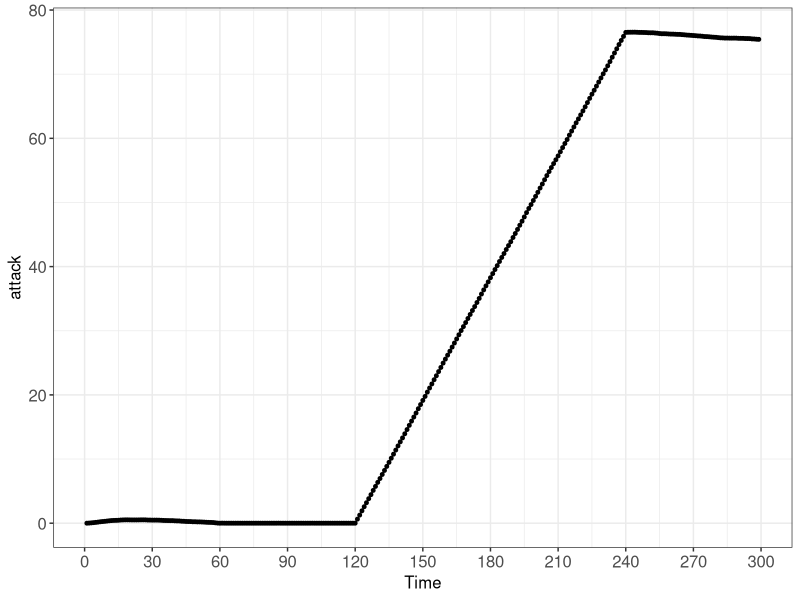
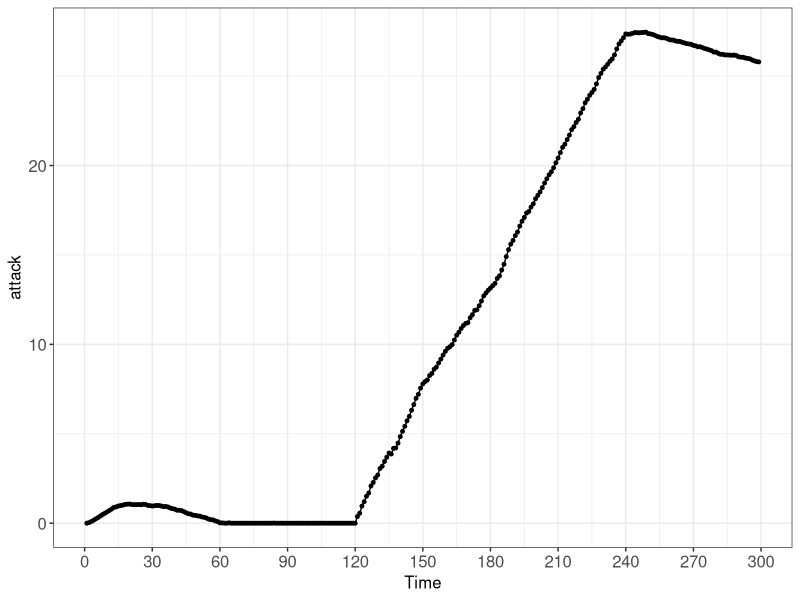
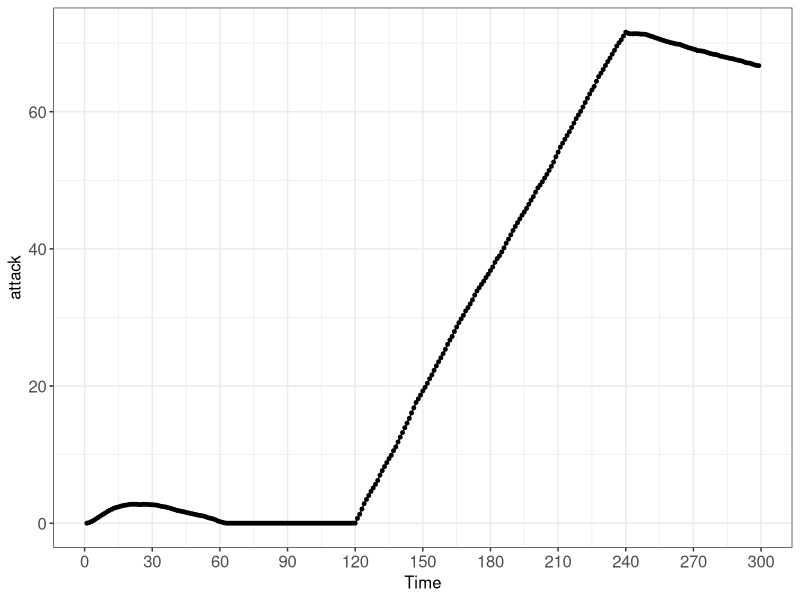

Write R code to recreate these figures, in order.
library(ggplot2)
library(scales)
library(doBy)
library(reshape2)


data = read.table("index.txt", header=T)



pdf("cusum.pdf", width=8, height=4)

g.root <- ggplot(subset(data, Node=='gw-1')) +
  geom_point(aes (x=Time, y=m_cusum), size=1) +
  geom_line(aes (x=Time, y=m_cusum), size=0.5) +
  ylab("attack") +
  scale_x_continuous(breaks=seq(0, 300, 30))+
  # scale_y_continuous(breaks=seq(0, 1, 1))+
  theme_bw() + 
  theme(plot.title=element_text(size=12,hjust=0.5),axis.title=element_text(size=12),axis.text=element_text(size=12),legend.text=element_text(size=12), legend.title=element_blank())
print(g.root)

g.root <- ggplot(subset(data, Node=='gw-9')) +
  geom_point(aes (x=Time, y=m_cusum), size=1) +
  geom_line(aes (x=Time, y=m_cusum), size=0.5) +
  ylab("attack") +
  scale_x_continuous(breaks=seq(0, 300, 30))+
  # scale_y_continuous(breaks=seq(0, 1, 1))+
  theme_bw() + 
  theme(plot.title=element_text(size=12,hjust=0.5),axis.title=element_text(size=12),axis.text=element_text(size=12),legend.text=element_text(size=12), legend.title=element_blank())
print(g.root)

g.root <- ggplot(subset(data, Node=='gw-16')) +
  geom_point(aes (x=Time, y=m_cusum), size=1) +
  geom_line(aes (x=Time, y=m_cusum), size=0.5) +
  ylab("attack") +
  scale_x_continuous(breaks=seq(0, 300, 30))+
  # scale_y_continuous(breaks=seq(0, 1, 1))+
  theme_bw() + 
  theme(plot.title=element_text(size=12,hjust=0.5),axis.title=element_text(size=12),axis.text=element_text(size=12),legend.text=element_text(size=12), legend.title=element_blank())
print(g.root)